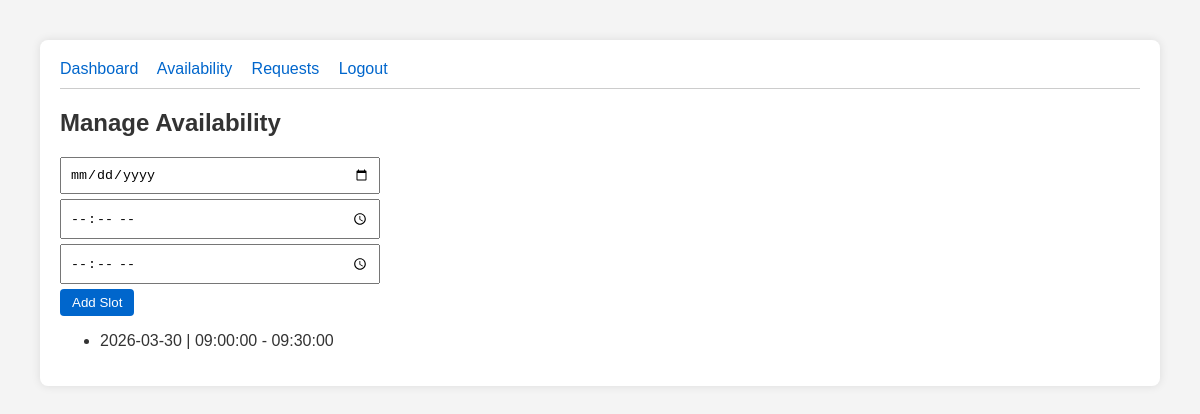
Screenshot of /consultant/availability (signed in) with the database file from the repository.
### Backend/models.py (models this page shows)
class Availability(db.Model):
    id = db.Column(db.Integer, primary_key=True)
    consultant_id = db.Column(db.Integer, db.ForeignKey('user.id'), nullable=False)
    date = db.Column(db.Date, nullable=False)
    start_time = db.Column(db.Time, nullable=False)
    end_time = db.Column(db.Time, nullable=False)
    is_booked = db.Column(db.Boolean, default=False)

### Backend/routes/consultant.py (the view)
    def wrap(*args, **kwargs):
        if 'user_id' not in session or session.get('role') != 'consultant':
            return redirect(url_for('auth.login'))
        return f(*args, **kwargs)

### Backend/routes/consultant.py (called while the page is built, shortened)
def consultant_required(f):
    def wrap(*args, **kwargs):
        if 'user_id' not in session or session.get('role') != 'consultant':
            return redirect(url_for('auth.login'))
        return f(*args, **kwargs)
    wrap.__name__ = f.__name__
    return wrap

@consultant_bp.route('/availability', methods=['GET', 'POST'])
@consultant_required
def availability():
    slots = Availability.query.filter_by(consultant_id=session['user_id']).all()
    return render_template('consultant/availability.html', slots=slots)

### Frontend/templates/consultant/availability.html
{% extends 'base.html' %}
{% block content %}
<h2>Manage Availability</h2>
<form method="POST">
    <input type="date" name="date" required>
    <input type="time" name="start_time" required>
    <input type="time" name="end_time" required>
    <button type="submit">Add Slot</button>
</form>
<ul>
{% for s in slots %}
    <li>{{ s.date }} | {{ s.start_time }} - {{ s.end_time }} {% if s.is_booked %}(Booked){% endif %}</li>
{% endfor %}
</ul>
{% endblock %}

### Frontend/templates/base.html (style rules this page uses)
body { font-family: sans-serif; margin: 40px; background: #f4f4f4; color: #333; }
button { padding: 6px 12px; cursor: pointer; background: #0066cc; color: white; border: none; border-radius: 4px; }
form { margin-top: 10px; }
input, select { padding: 8px; margin: 5px 0; width: 100%; max-width: 300px; display: block; }

### rows the page displays
Availability: date "2026-03-30", start_time "09:00:00", end_time "09:30:00"
